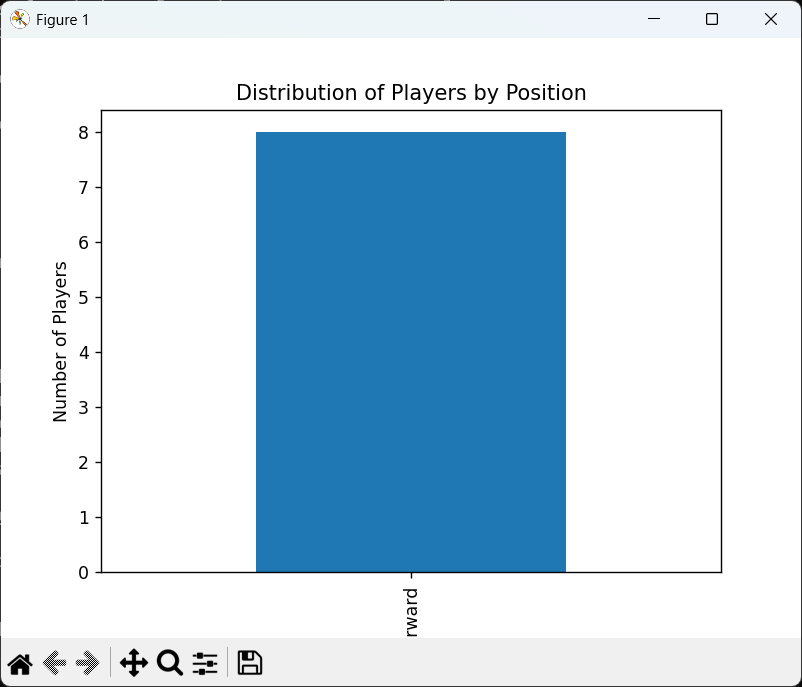

Write Python code to recreate this figure.
import pandas as pd
import matplotlib.pyplot as plt

# Create dataset
data = {
    "Name": ["Messi", "Ronaldo", "Mbappe", "Haaland", "Neymar", "Salah", "Kane", "Lewandowski"],
    "Age": [36, 38, 25, 23, 31, 31, 30, 35],
    "Position": ["Forward", "Forward", "Forward", "Forward", "Forward", "Forward", "Forward", "Forward"],
    "Goals": [30, 28, 35, 40, 20, 25, 27, 29],
    "Salary": [900000, 850000, 700000, 650000, 750000, 500000, 480000, 520000]
}

# Convert to DataFrame
df = pd.DataFrame(data)

# Save dataset to CSV
df.to_csv("players.csv", index=False)

# Read CSV file
df = pd.read_csv("players.csv")

# Top 5 players with highest goals
top_goals = df.nlargest(5, "Goals")
print("Top 5 Players with Highest Goals:")
print(top_goals[["Name", "Goals"]])

# Top 5 players with highest salaries
top_salary = df.nlargest(5, "Salary")
print("\nTop 5 Players with Highest Salaries:")
print(top_salary[["Name", "Salary"]])

# Calculate average age
avg_age = df["Age"].mean()
print("\nAverage Age of Players:", avg_age)

# Players above average age
print("\nPlayers above Average Age:")
print(df[df["Age"] > avg_age]["Name"])

# Bar chart for position distribution
df["Position"].value_counts().plot(kind="bar")
plt.title("Distribution of Players by Position")
plt.xlabel("Position")
plt.ylabel("Number of Players")
plt.show()
